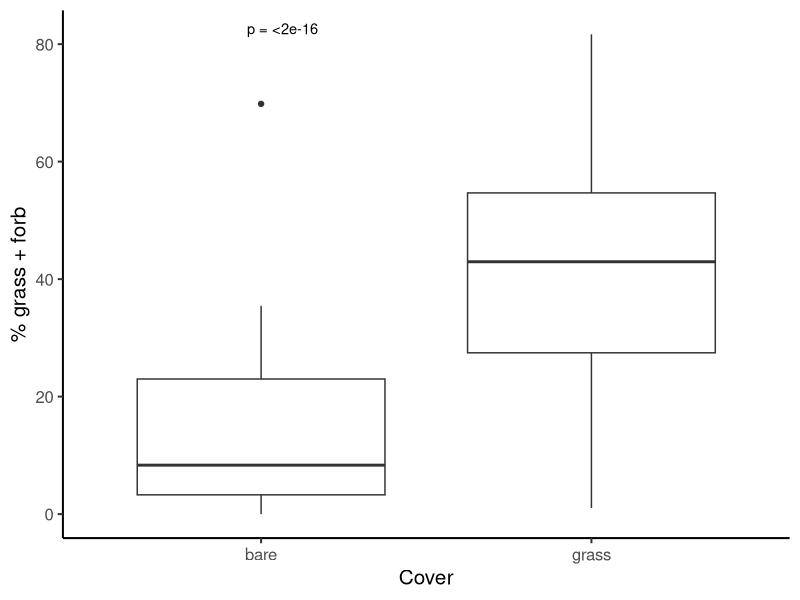
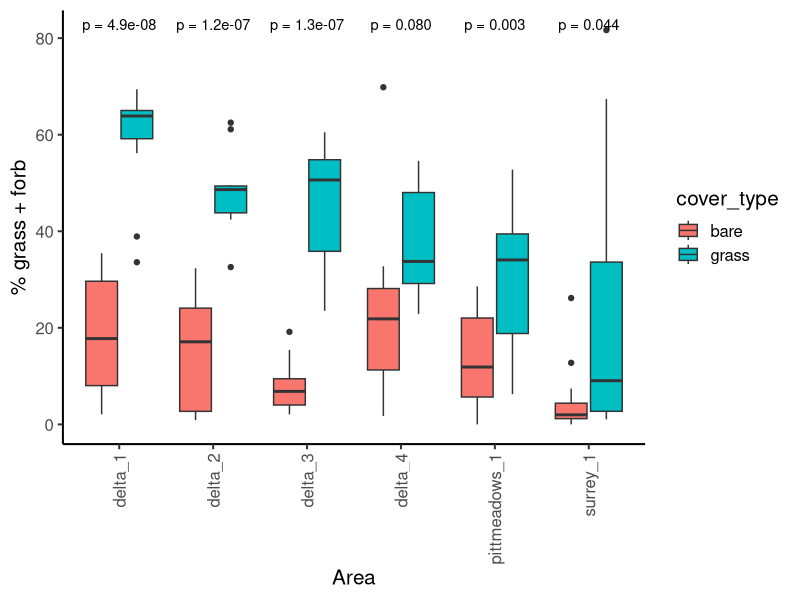
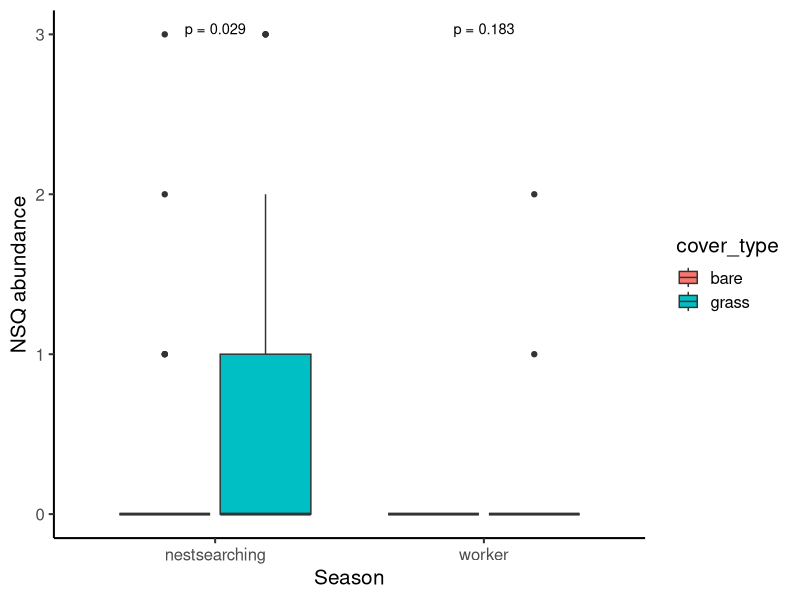
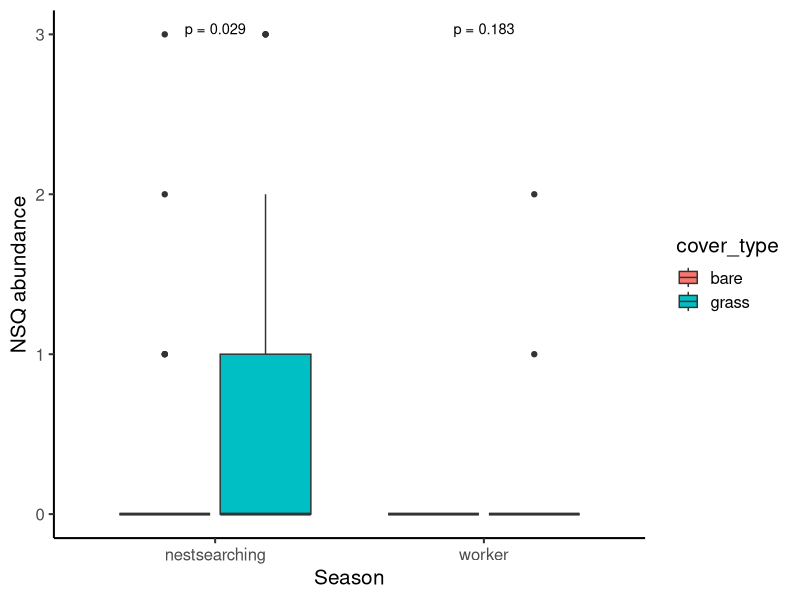
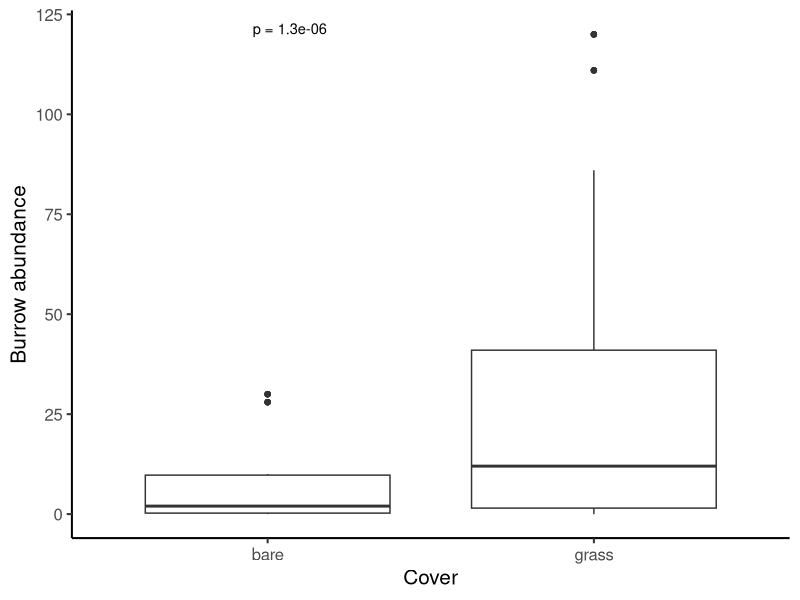
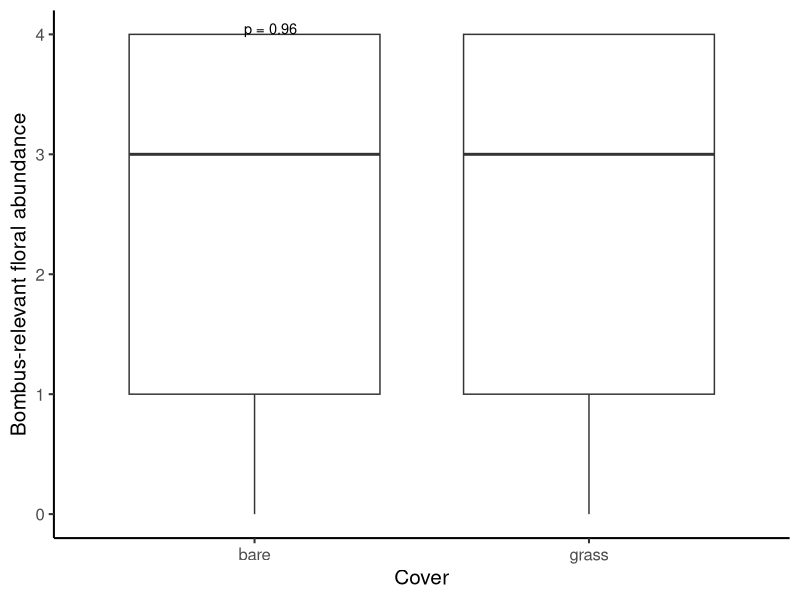
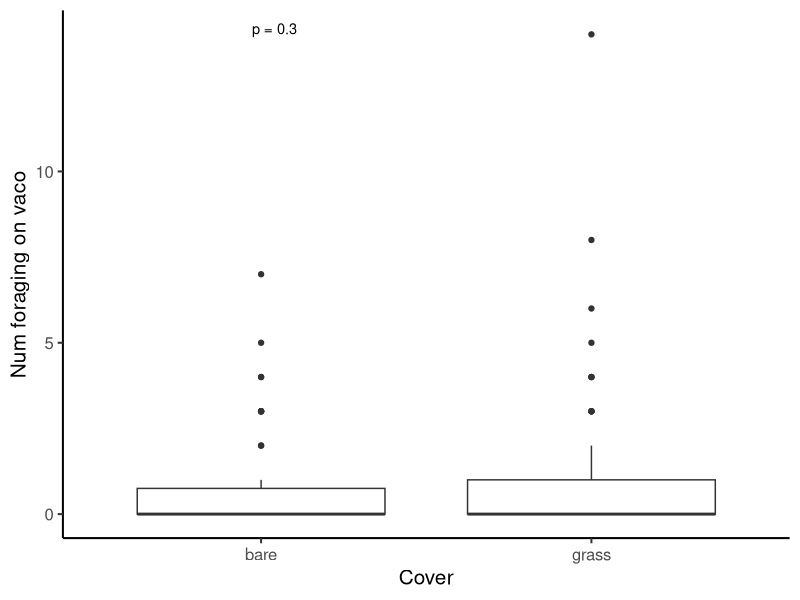
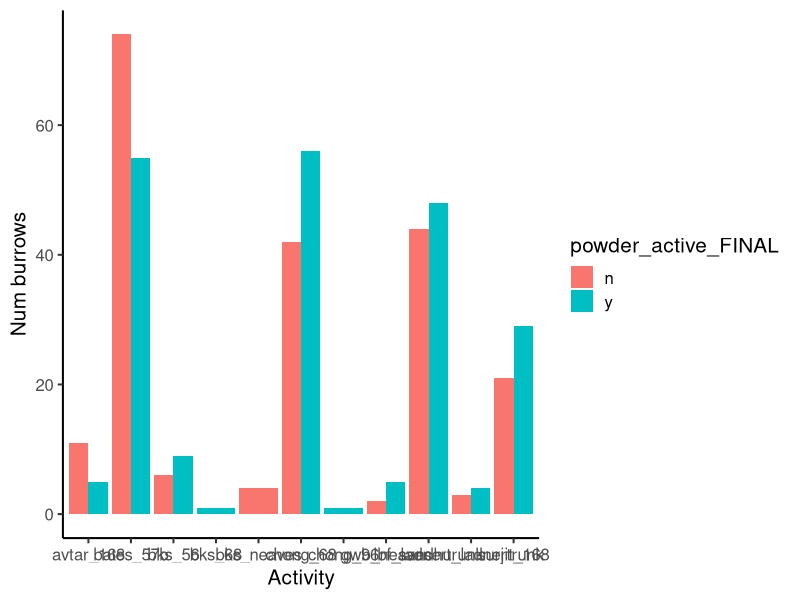

Recreate these plots in R, in order.
## ---- chunk 1
knitr::opts_chunk$set(echo = TRUE)
knitr::opts_knit$set(root.dir = "~/Library/CloudStorage/OneDrive-UBC/MSc/12_analysis/rodent-bee-blueberry")
## ---- chunk 2
#load packages
library(tidyverse)
library(ggplot2) #for plots
library(dplyr) #for working with dataframes
library(tidyr) #for working with datasets
library(lme4) #for mixed effects models
library(ggpubr) #for adding significance asterisks to graph

#read in data
data <- read.csv("06_cleandata/combined_plot_data.csv")

#check that variables are in appropriate format
str(data)

#change character columns to factors
data <- data %>%
   mutate(
     site_id = as.factor(site_id),
     round = as.factor(round),
     plot_id = as.factor(plot_id),
     bee_date = as.Date(bee_date),
     area = as.factor(area))

#filter data to only include within field data
data <- data %>%
  filter(plot_id != "d")
## ---- chunk 3
ggplot(data, aes(x = cover_type, y = grass_forb_perc)) + 
  geom_boxplot() +
  theme_classic(base_size = 15) +
  xlab("Cover") +
  ylab("% grass + forb") +
  stat_compare_means(
    method = "t.test",        # or "wilcox.test"
    label = "p.format",       # shows formatted p-value
    size = 3.7,
    vjust = 0
  )
## ---- chunk 4
ggplot(data, aes(x = area, fill = cover_type, y = grass_forb_perc)) + 
  geom_boxplot() +
  theme_classic(base_size = 15) +
  xlab("Area") +
  ylab("% grass + forb") +
  stat_compare_means(
    method = "t.test",        # or "wilcox.test"
    label = "p.format",       # shows formatted p-value
    size = 3.7,
    vjust = 0
  ) +
  theme(axis.text.x = element_text(angle = 90, vjust = 0.5, hjust = 1))
## ---- chunk 5
ggplot(data, aes(fill=cover_type,x=bee_season_type, y = nest_searching_queens))+ 
  geom_boxplot() +
  theme_classic(base_size = 15)+
  xlab("Season")+
  ylab("NSQ abundance") +
  stat_compare_means(
    aes(group = cover_type),  # group by field.type
    method = "t.test",  # or "wilcox.test" if you're doing a non-parametric test
    label = "p.format",  # Display p-value 
    size = 3.7)  # Adjust this value to make the asterisks larger
## ---- chunk 6
ggplot(data, aes(fill=cover_type,x=bee_season_type, y = nest_searching_queens))+ 
  geom_boxplot() +
  theme_classic(base_size = 15)+
  xlab("Season")+
  ylab("NSQ abundance") +
  stat_compare_means(
    aes(group = cover_type),  # group by field.type
    method = "t.test",  # or "wilcox.test" if you're doing a non-parametric test
    label = "p.format",  # Display p-value 
    size = 3.7)  # Adjust this value to make the asterisks larger
## ---- chunk 7
ggplot(data, aes(x=cover_type, y = num_burrows))+ 
  geom_boxplot() +
  theme_classic(base_size = 15)+
  xlab("Cover")+
  ylab("Burrow abundance") +
  stat_compare_means(
    aes(group = cover_type),  # group by field.type
    method = "t.test",  # or "wilcox.test" if you're doing a non-parametric test
    label = "p.format",  # Display p-value 
    size = 3.7)  # Adjust this value to make the asterisks larger
## ---- chunk 8
ggplot(data, aes(x=cover_type, y = bombus_floral_abun))+ 
  geom_boxplot() + 
  theme_classic(base_size = 15)+ 
  xlab("Cover")+ 
  ylab("Bombus-relevant floral abundance") + 
  stat_compare_means( aes(group = cover_type), # group by field.type
                      method = "t.test", # or "wilcox.test" if you're doing a non-parametric test 
                      label = "p.format", # Display p-value 
                      size = 3.7) # Adjust this value to make the asterisks larger
## ---- chunk 9
ggplot(data, aes(x=cover_type, y = forage_vaco))+ 
  geom_boxplot() +
  theme_classic(base_size = 15)+
  xlab("Cover")+
  ylab("Num foraging on vaco") +
  stat_compare_means(
    aes(group = cover_type),  # group by field.type
    method = "t.test",  # or "wilcox.test" if you're doing a non-parametric test
    label = "p.format",  # Display p-value 
    size = 3.7) # Adjust this value to make the asterisks larger
## ---- chunk 10
rodent <- read.csv("06_cleandata/rodent_clean.csv") 

rodent_powder <- rodent %>%
  filter(powder_active_FINAL != "")

burrow_counts <- rodent_powder %>%
  group_by(site_id, powder_active_FINAL) %>%
  summarise(num_burrows = n(), .groups = "drop")

ggplot(burrow_counts, aes(x=site_id, y = num_burrows, fill = powder_active_FINAL))+ 
  geom_bar(stat = "identity",  position = "dodge") +
  theme_classic(base_size = 15)+
  xlab("Activity")+
  ylab("Num burrows") 

prop_inactive <- rodent_powder %>%
  group_by(site_id) %>%
  summarise(
    total_burrows = n(),
    inactive_burrows = sum(powder_active_FINAL == "n", na.rm = TRUE),
    prop_inactive = inactive_burrows / total_burrows
  )

prop_inactive <- prop_inactive %>%
  mutate(site_id = factor(site_id, levels = site_id[order(total_burrows, decreasing = TRUE)]))

ggplot(prop_inactive, aes(x = site_id, y = prop_inactive)) + 
  geom_bar(stat = "identity", position = "dodge") +
  theme_classic(base_size = 15) +
  theme(axis.text.x = element_text(angle = 90, vjust = 0.5, hjust = 1)) +
  xlab("Site Name (ordered by total burrow count)") +
  ylab("Proportion inactive burrows") + 
  geom_hline(yintercept = 0.5, linetype = "dashed", color = "red") + 
  geom_text(aes(label = round(prop_inactive, 2)), 
            vjust = -0.5, 
            size = 4)

weighted_avg_prop_inactive <- sum(prop_inactive$inactive_burrows) / sum(prop_inactive$total_burrows)
weighted_avg_prop_inactive
##0.4928571
## ---- chunk 11
#load bee data
bee <- read.csv("06_cleandata/bee_clean.csv")
bee <- filter(bee, plot_id != "d")

#number of individuals seen in each caste
queen_num <- count(bee, caste == "q") ##168
worker_num <- count(bee, caste == "w") ##36
male_num <- count(bee, caste == "m") ##9
unknown_num <- count(bee, caste == "") ##108
total_bee <- count(bee) ##321
##put into table
bee_count_summary <- bee %>%
  #change blanks to unknown
  mutate(caste = ifelse(caste == "" , "unknown", caste)) %>%
  # Group by species and caste
  group_by(caste) %>%
  summarise(n = n(), .groups = "drop") %>%
  # Add a total row
  bind_rows(tibble(caste = "overall", n = sum(.$n)))
  
#number of species
#put into a table
bee_species_summary <- bee %>%
  #change blanks to unknown
  mutate(caste = ifelse(caste == "" , "unknown", caste)) %>%
  mutate(bee_species = ifelse(bee_species == "" , "unknown", bee_species)) %>%
  # Group by species and caste
  group_by(bee_species, caste) %>%
  summarise(n = n(), .groups = "drop") %>%
  # Pivot caste levels into columns
  pivot_wider(
    names_from = caste,
    values_from = n,
    values_fill = 0  # fill missing combinations with 0
  ) %>%
  # Add a total count column
  mutate(n_overall = rowSums(across(-bee_species)))

## ---- chunk 12
#load bee data
rodent <- read.csv("06_cleandata/rodent_clean.csv")
rodent <- filter(rodent, plot_id != "d")

#number of individuals
total_rodent <- count(rodent) ##517 across all sites
#average per plot
rodent_plot_summary <- rodent %>%
  # Group by plot and site
  group_by(site_id, plot_id) %>%
  summarise(n = n(), .groups = "drop") %>%
  # Pivot caste levels into columns
  pivot_wider(
    names_from = site_id,
    values_from = n,
    values_fill = 0  # fill missing combinations with 0
  )
## ---- chunk 13
floral <- read.csv("06_cleandata/floral_clean.csv")
floral <- filter(floral, plot_id != "d")

beefloral <- read.csv("06_cleandata/useful_flowers.csv")

floral_bombus <- floral %>%
  filter(flower_species %in% beefloral$flower_species |
           str_detect(flower_species, "brassica_") |
           str_detect(flower_species, "rhododendron_") |
           str_detect(flower_species, "rorippa_") |
           str_detect(flower_species, "rubus_") |
           str_detect(flower_species, "rosa_") |
           str_detect(flower_species, "calystegia_") |
           str_detect(flower_species, "prunus_") |
           str_detect(flower_species, "phacelia_") 
  )

#count number of floral species:
length(unique(floral_bombus$flower_species)) ##31
